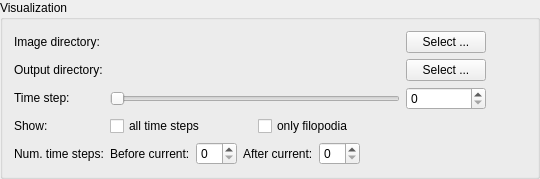
    <widget class="QGroupBox" name="VisualizationGroupBox">
     <property name="title">
      <string>Visualization</string>
     </property>
     <layout class="QGridLayout" name="gridLayout_2">
      <item row="4" column="1">
       <layout class="QHBoxLayout" name="horizontalLayout_3">
        <item>
         <widget class="QLabel" name="label_3">
          <property name="text">
           <string>Before current:</string>
          </property>
         </widget>
        </item>
        <item>
         <widget class="QSpinBox" name="beforeSpinBox"/>
        </item>
        <item>
         <widget class="QLabel" name="label_4">
          <property name="text">
           <string>After current:</string>
          </property>
         </widget>
        </item>
        <item>
         <widget class="QSpinBox" name="afterSpinBox"/>
        </item>
        <item>
         <spacer name="horizontalSpacer">
          <property name="orientation">
           <enum>Qt::Horizontal</enum>
          </property>
          <property name="sizeHint" stdset="0">
           <size>
            <width>40</width>
            <height>20</height>
           </size>
          </property>
         </spacer>
        </item>
       </layout>
      </item>
      <item row="2" column="0">
       <widget class="QLabel" name="timeStepLabel">
        <property name="sizePolicy">
         <sizepolicy hsizetype="Preferred" vsizetype="Fixed">
          <horstretch>0</horstretch>
          <verstretch>0</verstretch>
         </sizepolicy>
        </property>
        <property name="text">
         <string>Time step:</string>
        </property>
       </widget>
      </item>
      <item row="3" column="1">
       <layout class="QHBoxLayout" name="horizontalLayout">
        <item>
         <widget class="QCheckBox" name="showAllTimeStepsCheckBox">
          <property name="text">
           <string>all time steps</string>
          </property>
         </widget>
        </item>
        <item>
         <widget class="QCheckBox" name="filoCheckBox">
          <property name="text">
           <string>only filopodia</string>
          </property>
         </widget>
        </item>
       </layout>
      </item>
      <item row="4" column="0">
       <widget class="QLabel" name="label_2">
        <property name="text">
         <string>Num. time steps:</string>
        </property>
       </widget>
      </item>
      <item row="2" column="2">
       <widget class="QSpinBox" name="timeSpinBox"/>
      </item>
      <item row="3" column="0">
       <widget class="QLabel" name="label">
        <property name="text">
         <string>Show:</string>
        </property>
       </widget>
      </item>
      <item row="2" column="1">
       <widget class="QSlider" name="timeSlider">
        <property name="orientation">
         <enum>Qt::Horizontal</enum>
        </property>
       </widget>
      </item>
      <item row="0" column="1">
       <layout class="QHBoxLayout" name="horizontalLayout_2">
        <item>
         <widget class="QLabel" name="imageDirValueLabel">
          <property name="sizePolicy">
           <sizepolicy hsizetype="Ignored" vsizetype="Preferred">
            <horstretch>0</horstretch>
            <verstretch>0</verstretch>
           </sizepolicy>
          </property>
          <property name="maximumSize">
           <size>
            <width>16000000</width>
            <height>16777215</height>
           </size>
          </property>
          <property name="text">
           <string>&lt;Please select&gt;</string>
          </property>
          <property name="textFormat">
           <enum>Qt::PlainText</enum>
          </property>
         </widget>
        </item>
       </layout>
      </item>
      <item row="0" column="2">
       <widget class="QPushButton" name="selectImageDirButton">
        <property name="text">
         <string>Select ...</string>
        </property>
       </widget>
      </item>
      <item row="0" column="0">
       <widget class="QLabel" name="imageDirLabel">
        <property name="text">
         <string>Image directory:</string>
        </property>
       </widget>
      </item>
      <item row="1" column="0">
       <widget class="QLabel" name="label_12">
        <property name="text">
         <string>Output directory:</string>
        </property>
       </widget>
      </item>
      <item row="1" column="1">
       <widget class="QLabel" name="outputDirValueLabel">
        <property name="sizePolicy">
         <sizepolicy hsizetype="Ignored" vsizetype="Preferred">
          <horstretch>0</horstretch>
          <verstretch>0</verstretch>
         </sizepolicy>
        </property>
        <property name="text">
         <string>&lt;Please select&gt;</string>
        </property>
        <property name="textFormat">
         <enum>Qt::PlainText</enum>
        </property>
       </widget>
      </item>
      <item row="1" column="2">
       <widget class="QPushButton" name="selectOutputDirButton">
        <property name="text">
         <string>Select ...</string>
        </property>
       </widget>
      </item>
      <item row="2" column="3">
       <spacer name="horizontalSpacer_22">
        <property name="orientation">
         <enum>Qt::Horizontal</enum>
        </property>
        <property name="sizeHint" stdset="0">
         <size>
          <width>40</width>
          <height>20</height>
         </size>
        </property>
       </spacer>
      </item>
     </layout>
    </widget>
